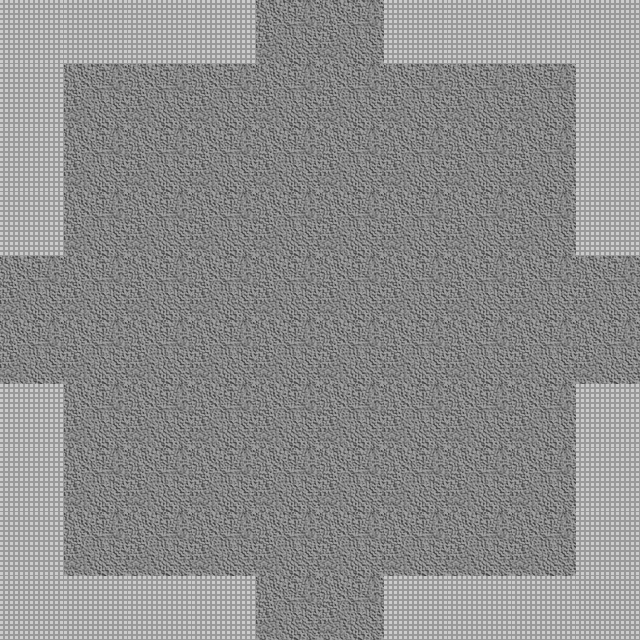

A 2D game scene composited from a Tiled map and its tileset images. What follows is a short description and the map's XML, with each tile layer's data collapsed to a summary:
An orthogonal 10x10 tile map with 64x64 px tiles, 2 tile layers (Floor, Wall), 2 tilesets and 5 objects.

<map version="1.0" orientation="orthogonal" renderorder="right-down" width="10" height="10" tilewidth="64" tileheight="64" nextobjectid="25">
 <properties>
  <property name="unity:resource" value="True" />
  <property name="unity:tag" value="Room" />
 </properties>
 <tileset firstgid="1" name="DungeonTilePH" tilewidth="64" tileheight="64" tilecount="2">
  <image source="../Sprites/DungeonTilePH.png" width="128" height="64" />
  <tile id="0">
   <objectgroup draworder="index" />
  </tile>
  <tile id="1">
   <objectgroup draworder="index">
    <object id="0" x="-0.25" y="-0.25" width="64.375" height="64.125" />
   </objectgroup>
  </tile>
 </tileset>
 <tileset firstgid="3" name="BlobPH" tilewidth="64" tileheight="64" tilecount="3">
  <image source="../Sprites/BlobPH.png" width="192" height="64" />
  <tile id="0">
   <properties>
    <property name="Spawn" value="fl1mob" />
   </properties>
  </tile>
 </tileset>
 <layer name="Floor" width="10" height="10">
  <properties>
   <property name="unity:sortingLayerName" value="Floor" />
   <property name="unity:tag" value="Floor" />
  </properties>
  <data>[100 cells, 100 non-empty, 1 distinct tile ids]</data>
 </layer>
 <layer name="Wall" width="10" height="10">
  <properties>
   <property name="ChildTag" value="Wall" />
   <property name="unity:tag" value="Wall" />
  </properties>
  <data>[100 cells, 28 non-empty, 1 distinct tile ids]</data>
 </layer>
 <objectgroup name="Mobs" />
 <objectgroup name="Exits">
  <object id="17" x="248" y="-21.3333" width="141.333" height="48">
   <properties>
    <property name="Exit" value="N" />
   </properties>
  </object>
  <object id="18" x="-24" y="241.333" width="49.3333" height="152">
   <properties>
    <property name="Exit" value="W" />
   </properties>
  </object>
  <object id="19" x="609.333" y="244" width="48" height="149.333">
   <properties>
    <property name="Exit" value="E" />
   </properties>
  </object>
  <object id="21" x="237.333" y="605.333" width="162.667" height="49.3333">
   <properties>
    <property name="Exit" value="S" />
   </properties>
  </object>
 </objectgroup>
</map>
